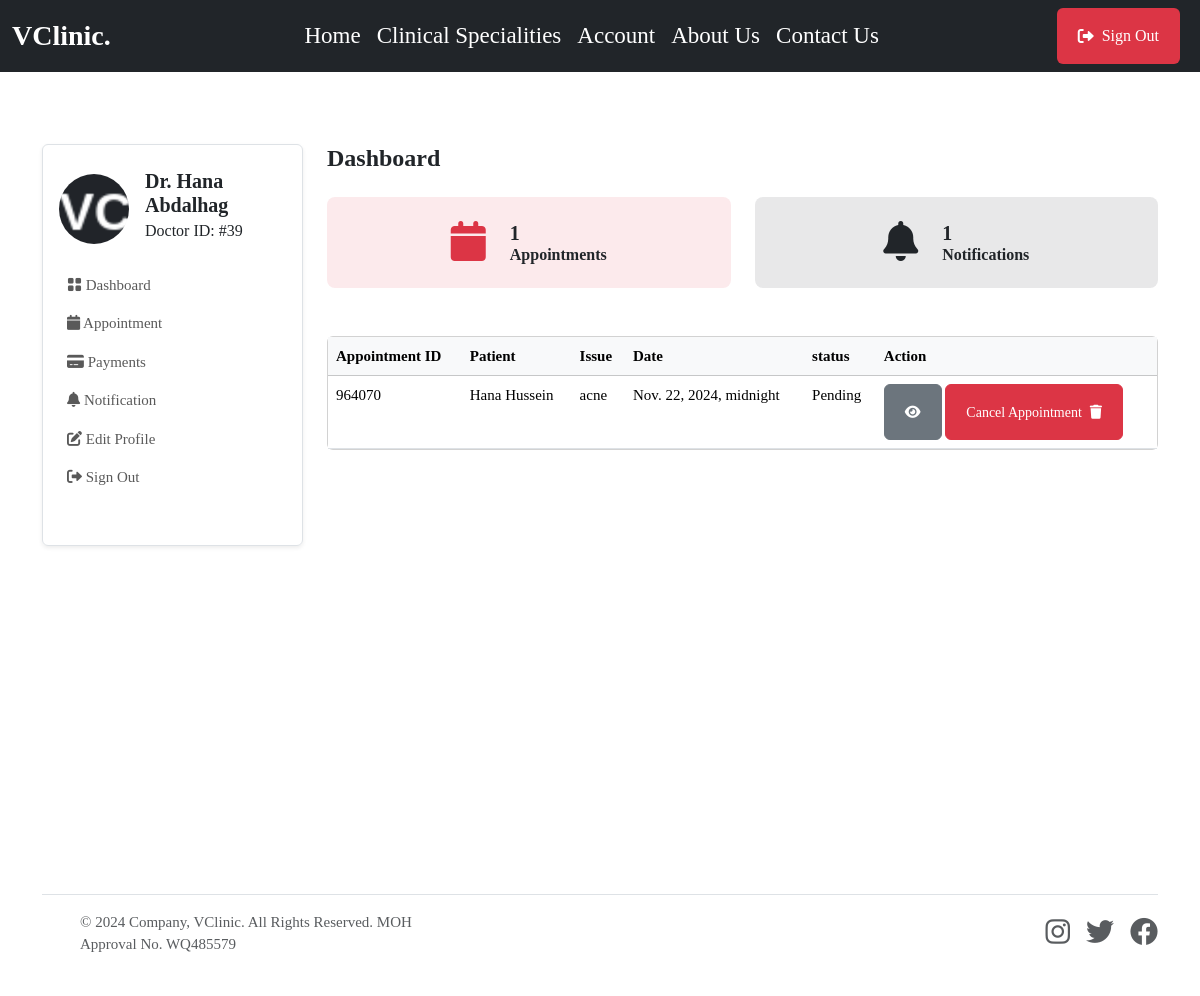
Screenshot of /doctor/ (signed in) with the database file from the repository.
### userauthapp/models.py (models this page shows, shortened)
class User(AbstractUser):       # override default user model
    email = models.EmailField(unique=True)
    username = models.CharField(max_length=100, null=True, blank=True)
    user_type = models.CharField(max_length=50, choices=USER_TYPE, null=True, blank=True, default=None)
    USERNAME_FIELD = "email"
    REQUIRED_FIELDS = ['username']

### doctorapp/models.py (models this page shows, shortened)
class Doctor(models.Model):         #create a new model from scratch
    user = models.OneToOneField(userauth_models.User, on_delete=models.CASCADE)  #when we delete this user , we delete doctor, there should be only one doctor that has one user model
    image = models.FileField(upload_to='images', default='images/doctor-default.png', blank=True, null=True)
    full_name = models.CharField(max_length=100, blank=True, null=True)
    mobile = models.CharField(max_length=15, blank=True, null=True)
    country = models.CharField(max_length=100, null=True, blank=True)
    bio = models.CharField(max_length=100, null=True, blank=True)
    specializations = models.CharField(max_length=100, null=True, blank=True)
    qualifications = models.CharField(max_length=100, null=True, blank=True)
    years_of_experience = models.CharField(max_length=100, null=True, blank=True)
    next_available_appointment_date = models.DateTimeField(default=timezone.now, null=True, blank=True)

### mainapp/models.py (models this page shows, shortened)
class Appointment(models.Model):
    STATUS = [
        ('Scheduled', 'Scheduled'),
        ('Completed', 'Completed'),
        ('Pending', 'Pending'),
        ('Cancelled', 'Cancelled')
    ]
    service = models.ForeignKey(Service, on_delete=models.SET_NULL, null=True, blank=True, related_name='service_appointments')
    doctor = models.ForeignKey(doctor_models.Doctor, on_delete=models.SET_NULL, null=True, blank=True, related_name='doctor_appointments')
    patient = models.ForeignKey(patient_models.Patient, on_delete=models.SET_NULL, null=True, blank=True, related_name='appointments_patient')
    appointment_date = models.DateTimeField(null=True, blank=True)
    issues = models.TextField(blank=True, null=True)
    symptoms = models.TextField(blank=True, null=True)
    appointment_id = ShortUUIDField(length=6, max_length=10, alphabet="1234567890")
    appointment_status = models.CharField(max_length=120, choices=STATUS, default='Pending')

### patientapp/models.py (models this page shows, shortened)
class Patient(models.Model):         #create a new model from scratch
    user = models.OneToOneField(userauth_models.User, on_delete=models.CASCADE)  #when we delete this user , we delete doctor, there should be only one doctor that has one user model
    image = models.FileField(upload_to='images', blank=True, null=True)
    full_name = models.CharField(max_length=100, blank=True, null=True)
    mobile = models.CharField(max_length=15, blank=True, null=True)
    address = models.CharField(max_length=100, null=True, blank=True)
    email = models.CharField(max_length=100, null=True, blank=True)
    gender = models.CharField(max_length=100, null=True, blank=True)
    blood_group = models.CharField(max_length=100, null=True, blank=True)
    date_of_birth= models.DateTimeField(default=timezone.now, null=True, blank=True)

### doctorapp/views.py (the view)
# urls.py: path("", views.dashboard, name="dashboard"),
@login_required
def dashboard(request):
    doctor = doctor_models.Doctor.objects.get(user=request.user)
    appointments = base_models.Appointment.objects.filter(doctor=doctor)
    notifications = doctor_models.Notification.objects.filter(doctor=doctor)
    context = {
        "appointments": appointments,
        "notifications": notifications,
    }
    return render(request, "doctorapp/dashboard.html", context)

### templates/doctorapp/dashboard.html
{% extends 'partials/base.html' %} {% block content %}
<section class="pt-5 pb-5">
    <div class="container">
        <div class="row mt-0 mt-md-4">
            {% include 'doctorapp/sidebar.html' %}
            <div class="col-lg-9 col-md-8 col-12">
                <div class="row mb-4">
                    <h4 class="mb-0 mb-4 fw-bold">Dashboard</h4>
                    <div class="col-sm-6 col-lg-6 mb-3 mb-lg-0">
                        <div class="d-flex justify-content-center align-items-center p-4 bg-danger bg-opacity-10 rounded-3">
                            <span class="display-6 lh-1 text-purple mb-0">
                                <i class="fas fa-calendar text-danger"></i>
                            </span>
                            <div class="ms-4">
                                <div class="d-flex">
                                    <h5 class="mb-0 fw-bold">{{appointments.count}}</h5>
                                </div>
                                <p class="mb-0 h6 fw-semibold">Appointments</p>
                            </div>
                        </div>
                    </div>
                    <div class="col-sm-6 col-lg-6 mb-3 mb-lg-0">
                        <div class="d-flex justify-content-center align-items-center p-4 bg-dark bg-opacity-10 rounded-3">
                            <span class="display-6 lh-1 text-dark mb-0">
                                <i class="fas fa-bell"></i>
                            </span>
                            <div class="ms-4">
                                <div class="d-flex">
                                    <h5 class="mb-0 fw-bold">{{notifications.count}}</h5>
                                </div>
                                <p class="mb-0 h6 fw-semibold">Notifications</p>
                            </div>
                        </div>
                    </div>
                </div>
                <div class="card mb-4 mt-5">
                    <div class="table-responsive overflow-y-hidden">
                        <table class="table mb-0 text-nowrap table-hover table-centered text-nowrap">
                            <thead class="table-light">
                                <tr>
                                    <th>Appointment ID</th>
                                    <th>Patient</th>
                                    <th>Issue</th>
                                    <th>Date</th>
                                    <th>status</th>
                                    <th>Action</th>
                                </tr>
                            </thead>
                            <tbody>
                                {% for a in appointments %}
                                <tr>
                                    <td>{{a.appointment_id}}</td>
                                    <td>{{a.patient.full_name}}</td>
                                    <td>{{a.issues}}</td>
                                    <td>{{a.appointment_date}}</td>
                                    <td>{{a.appointment_status}}</td>
                                    <td>
                                        <a href="{% url 'doctorapp:appointment_detail' a.appointment_id %}" class="btn btn-secondary btn-sm"> <i class="fas fa-eye"></i></a>
                                        <a href="{% url 'doctorapp:cancel_appointment' a.appointment_id %}" class="btn btn-danger btn-sm">Cancel Appointment <i class="fas fa-trash ms-2"></i></a>
                                    </td>
                                </tr>
                                {% endfor %}
                            </tbody>
                        </table>
                    </div>
                </div>
            </div>
        </div>
    </div>
</section>
{% endblock content %}

### templates/doctorapp/sidebar.html (shortened to what this page needs)
<div class="col-lg-3 col-md-4 col-12">
    <nav class="navbar navbar-expand-md shadow-sm mb-4 mb-lg-0 sidenav border rounded">
        <div class="collapse navbar-collapse p-3" id="sidenav">
            <div class="navbar-nav flex-column">
                <div class="d-flex align-items-center mb-3">
                    {% if request.user.doctor.image %}
                        <img src="{{request.user.doctor.image.url}}" alt="avatar" class="rounded-circle avatar-xl" style="width: 70px; height: 70px; object-fit: cover" />
                    {% endif %}
                    <div class="ms-3">
                        <h5 class="mb-0 fw-bold">Dr. {{request.user.doctor.full_name}}</h5>
                        <p class="mb-1 fs-6">Doctor ID: #{{request.user.doctor.id}}</p>
                    </div>
                </div>
                <ul class="list-unstyled ms-n2 mb-4">
                    <li class="nav-item">
                        <a class="dropdown-item nav-link" href="{% url 'doctorapp:dashboard' %}"><i class="bi bi-grid-fill"></i> Dashboard</a>
                    </li>
                    <li class="nav-item">
                        <a class="dropdown-item nav-link" href="{% url 'doctorapp:appointments' %}"><i class="fas fa-calendar"></i> Appointment</a>
                    </li>
                    <li class="nav-item">
                        <a class="dropdown-item nav-link" href="{% url 'doctorapp:payments' %}"><i class="fas fa-credit-card"></i> Payments</a>
                    </li>
                    <li class="nav-item">
                        <a class="dropdown-item nav-link" href="{% url 'doctorapp:notifications' %}"><i class="fas fa-bell"></i> Notification</a>
                    </li>
                    <li class="nav-item">
                        <a class="nav-link" href="{% url 'doctorapp:profile' %}"> <i class="fas fa-edit"></i> Edit Profile </a>
                    </li>
                    <li class="nav-item">
                        <a class="nav-link" href="{% url 'userauthapp:sign-out' %}"> <i class="fas fa-sign-out-alt"></i> Sign Out </a>
                    </li>
                </ul>
            </div>
        </div>
    </nav>
</div>

### static/assets/css/style.css (style rules this page uses)
body { background: #ffffff; color: var(--bs-body-color); font-size: 15px; font-family: var(--body-font-family); margin: 0; overflow-x: hidden !important; font-weight: 400; }
.p, p { line-height: 1.8; color: var(--paragraphColor); }
.btn { padding: 10px 20px; height: 56px; display: inline-flex; align-items: center; justify-content: center; cursor: pointer; transition: all ease 0.4s; border-radius: 0.375rem; overflow: hidden; animation-delay: 0.7s; animation-duration: 0.5s; position: relative; }
.btn::after { background-color: rgba(255, 255, 255, 0.76); content: ""; height: 150px; left: -75px; position: absolute; top: -35px; transform: rotate(35deg); transition: all 1600ms cubic-bezier(0.19, 1, 0.22, 1); width: 40px; opacity: 0; }

### rows the page displays
User: user.doctor.image (picture), user.doctor.full_name "Hana Abdalhag", user.doctor.id "39"
Appointment: appointment_id "964070", patient.full_name "Hana Hussein", issues "acne", appointment_date "Nov. 22, 2024, midnight", appointment_status "Pending"

### other values shown
{{ appointments.count }} "1"
{{ notifications.count }} "1"
